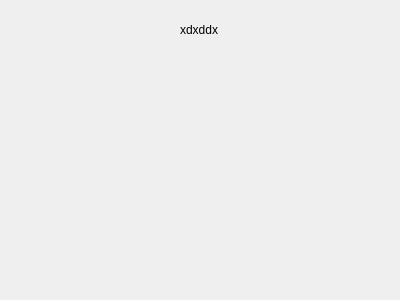
<?xml version="1.0" encoding="UTF-8"?>
<ui version="4.0">
 <class>Form</class>
 <widget class="QWidget" name="Form">
  <property name="geometry">
   <rect>
    <x>0</x>
    <y>0</y>
    <width>400</width>
    <height>300</height>
   </rect>
  </property>
  <property name="windowTitle">
   <string>Form</string>
  </property>
  <widget class="QLabel" name="label">
   <property name="geometry">
    <rect>
     <x>180</x>
     <y>20</y>
     <width>63</width>
     <height>20</height>
    </rect>
   </property>
   <property name="text">
    <string>xdxddx</string>
   </property>
  </widget>
 </widget>
 <resources/>
 <connections/>
</ui>
